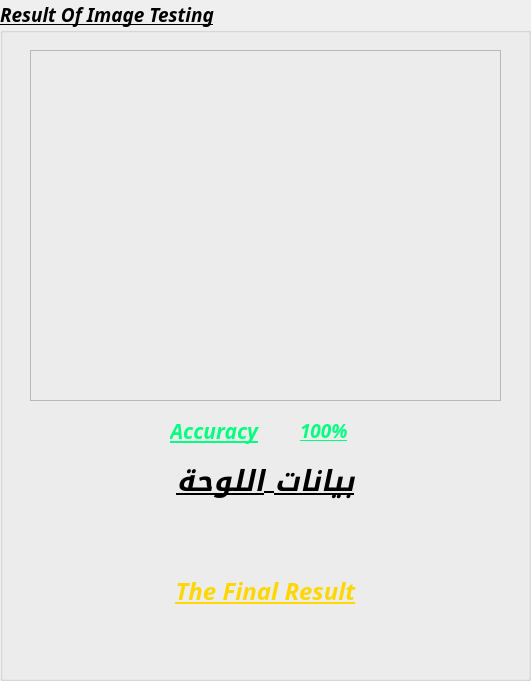
  <widget class="QGroupBox" name="groupBox_2">
   <property name="geometry">
    <rect>
     <x>30</x>
     <y>40</y>
     <width>531</width>
     <height>681</height>
    </rect>
   </property>
   <property name="font">
    <font>
     <family>Arial Black</family>
     <pointsize>14</pointsize>
     <weight>75</weight>
     <italic>true</italic>
     <bold>true</bold>
     <underline>true</underline>
    </font>
   </property>
   <property name="styleSheet">
    <string notr="true"/>
   </property>
   <property name="title">
    <string>Result Of Image Testing</string>
   </property>
   <widget class="QLabel" name="p1">
    <property name="geometry">
     <rect>
      <x>300</x>
      <y>410</y>
      <width>71</width>
      <height>41</height>
     </rect>
    </property>
    <property name="font">
     <font>
      <pointsize>14</pointsize>
     </font>
    </property>
    <property name="styleSheet">
     <string notr="true"> color:rgb(0, 255, 127);
</string>
    </property>
    <property name="text">
     <string>100%</string>
    </property>
    <property name="scaledContents">
     <bool>false</bool>
    </property>
    <property name="alignment">
     <set>Qt::AlignLeading|Qt::AlignLeft|Qt::AlignVCenter</set>
    </property>
   </widget>
   <widget class="QLabel" name="d1">
    <property name="geometry">
     <rect>
      <x>170</x>
      <y>410</y>
      <width>111</width>
      <height>41</height>
     </rect>
    </property>
    <property name="font">
     <font>
      <pointsize>16</pointsize>
      <weight>75</weight>
      <bold>true</bold>
     </font>
    </property>
    <property name="styleSheet">
     <string notr="true"> color:rgb(0, 255, 127);
</string>
    </property>
    <property name="text">
     <string>Accuracy</string>
    </property>
    <property name="scaledContents">
     <bool>false</bool>
    </property>
    <property name="alignment">
     <set>Qt::AlignLeading|Qt::AlignLeft|Qt::AlignVCenter</set>
    </property>
   </widget>
   <widget class="QFrame" name="frame">
    <property name="geometry">
     <rect>
      <x>30</x>
      <y>50</y>
      <width>471</width>
      <height>351</height>
     </rect>
    </property>
    <property name="frameShape">
     <enum>QFrame::StyledPanel</enum>
    </property>
    <property name="frameShadow">
     <enum>QFrame::Raised</enum>
    </property>
    <widget class="QLabel" name="lb_image">
     <property name="geometry">
      <rect>
       <x>20</x>
       <y>20</y>
       <width>431</width>
       <height>311</height>
      </rect>
     </property>
     <property name="text">
      <string/>
     </property>
     <property name="pixmap">
      <pixmap>../FakeVideoDetection/dataset/UADFV_frames/fake_images/0006_fake/0000.png</pixmap>
     </property>
     <property name="scaledContents">
      <bool>true</bool>
     </property>
    </widget>
   </widget>
   <widget class="QLabel" name="finalresult">
    <property name="geometry">
     <rect>
      <x>30</x>
      <y>510</y>
      <width>471</width>
      <height>161</height>
     </rect>
    </property>
    <property name="font">
     <font>
      <pointsize>18</pointsize>
     </font>
    </property>
    <property name="styleSheet">
     <string notr="true"> color:rgb(255, 215, 0);
</string>
    </property>
    <property name="text">
     <string>The Final Result</string>
    </property>
    <property name="scaledContents">
     <bool>false</bool>
    </property>
    <property name="alignment">
     <set>Qt::AlignCenter</set>
    </property>
    <property name="wordWrap">
     <bool>true</bool>
    </property>
   </widget>
   <widget class="QLabel" name="finalresult_2">
    <property name="geometry">
     <rect>
      <x>30</x>
      <y>460</y>
      <width>471</width>
      <height>41</height>
     </rect>
    </property>
    <property name="font">
     <font>
      <family>PT Bold Heading</family>
      <pointsize>22</pointsize>
      <underline>true</underline>
     </font>
    </property>
    <property name="layoutDirection">
     <enum>Qt::RightToLeft</enum>
    </property>
    <property name="autoFillBackground">
     <bool>false</bool>
    </property>
    <property name="styleSheet">
     <string notr="true"/>
    </property>
    <property name="text">
     <string>بيانات اللوحة</string>
    </property>
    <property name="scaledContents">
     <bool>false</bool>
    </property>
    <property name="alignment">
     <set>Qt::AlignCenter</set>
    </property>
    <property name="wordWrap">
     <bool>true</bool>
    </property>
   </widget>
  </widget>
